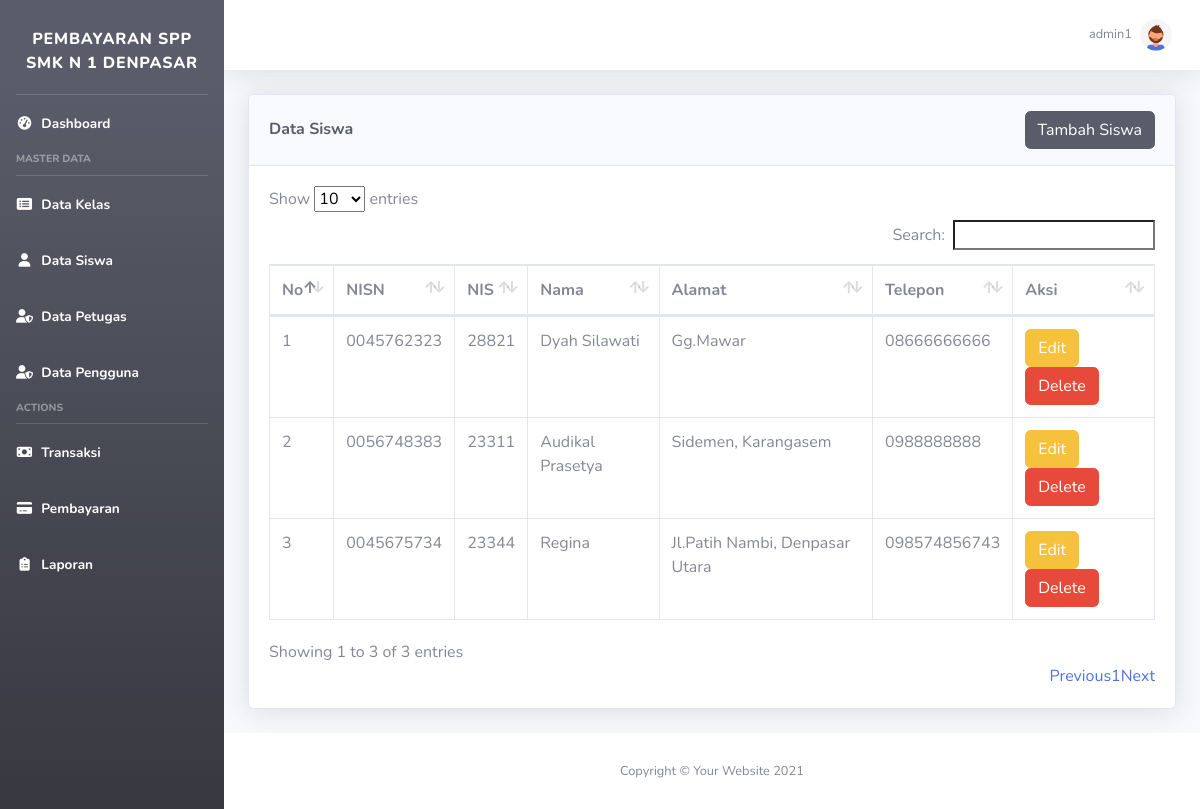
/public/siswa (signed in), run on the app's committed database.
### tables this page shows
CREATE TABLE `siswa` (
  `siswa_id` int(11) NOT NULL,
  `nisn` varchar(10) NOT NULL,
  `nis` varchar(5) NOT NULL,
  `nama` varchar(50) NOT NULL,
  `alamat` text NOT NULL,
  `telepon` varchar(14) NOT NULL,
  `kelas_id` int(11) NOT NULL,
  `pengguna_id` int(11) NOT NULL,
  `pembayaran_id` int(11) NOT NULL
);

### app/core/Controller.php (called while the page is built, shortened)
<?php
class Controller {
    public function view($view, $data = [])
    {
        require_once "../app/view/$view.php";
    }
    public function model($model)
    {
        return new $model;
    }
}

### app/controllers/Siswa.php (called while the page is built, shortened)
<?php
class Siswa extends Controller
{
    public function index()
    {
        $data['title'] = 'Siswa';
        $data['siswa'] = $this->model('Siswa_models')->getDataSiswa();
        $this->view("pages/siswa/index", $data);
    }
}

### app/core/App.php (called while the page is built, shortened)
<?php
class App {
    protected $controller = 'Dashboard',
              $method = "index",
              $params = [];
    public function __construct()
    {
        $this->controller = new $this->controller;
        call_user_func_array([$this->controller, $this->method], $this->params);
    }
}

### public/index.php (called while the page is built, shortened)
<?php
$app=new App();

### app/core/Model.php (called while the page is built, shortened)
<?php
class Model {
    private $host = DB_HOST,
            $user = DB_USER,
            $pass = DB_PASS,
            $db_name = DB_NAME,
            $dbh,
            $stmt;
    public function __construct()
    {
        $dsn = "mysql:host={$this->host};dbname={$this->db_name}";
        $options = [
            PDO::ATTR_PERSISTENT => true,
            PDO::ATTR_ERRMODE => PDO::ERRMODE_EXCEPTION
        ];
        try {
            $this->dbh = new PDO($dsn, $this->user, $this->pass, $options);
        } catch(PDOException $e) {
            die($e->getMessage());
        }
    }
    public function query($query)
    {
        $this->stmt = $this->dbh->prepare($query);
    }
    public function execute()
    {
        $this->stmt->execute();
    }
    public function all()
    {
        $this->execute();
        return $this->stmt->fetchAll(PDO::FETCH_ASSOC);
    }
}

### app/models/Siswa_models.php (called while the page is built, shortened)
<?php
class Siswa_models extends Model {
    private $tabel = "siswa",
            $db;
    public function __construct()
    {
        $this->db = new Model();
    }
    public function getDataSiswa()
    {
        $query = "SELECT * FROM siswa";
        $this->db->query($query);
        $this->db->execute();
        return $this->db->All();
    }
}

### app/view/pages/siswa/index.php (the view, shortened to what this page needs)
<div class="container-fluid">
    <div class="card shadow mb-4">
    <div class="card-header py-3 d-flex justify-content-between align-items-center">
        <h6 class="m-0 font-weight-bold text-dark">Data Siswa</h6>
        <a href="<?= BASE_URL ?>/siswa/create" class="btn btn-dark">Tambah Siswa</a>
    </div>
    <div class="card-body">
        <div class="table-responsive">
            <table class="table table-bordered" id="dataTable" width="100%" cellspacing="0">
                <thead>
                    <tr>
                        <th>No</th>
                        <th>NISN</th>
                        <th>NIS</th>
                        <th>Nama</th>
                        <th>Alamat</th>
                        <th>Telepon</th>
                        <th>Aksi</th>
                    </tr>
                </thead>
                <tbody>
                    <?php $i =1; ?>
                    <?php foreach ($data['siswa'] as $siswa) : ?>
                    <tr>
                        <td><?= $i ?></td>
                        <td><?= $siswa['nisn']?></td>
                        <td><?= $siswa['nis']?></td>
                        <td><?= $siswa['nama']?></td>
                        <td><?= $siswa['alamat']?></td>
                        <td><?= $siswa['telepon']?></td>
                        <td>
                            <a href="<?= BASE_URL; ?>/siswa/editForm/<?= $siswa['siswa_id']; ?>" class="btn btn-warning">Edit</a>
                            <a href="<?= BASE_URL; ?>/siswa/delete/<?= $siswa['siswa_id']; ?>" class="btn btn-danger">Delete</a>
                        </td>
                    </tr>
                    <?php $i++; ?>
                    <?php endforeach; ?>
                </tbody>
            </table>
        </div>
    </div>
</div>

### data on the page
siswa: nisn "0045762323", nis "28821", nama "Dyah Silawati", alamat "Gg.Mawar", telepon "08666666666"
siswa: nisn "0056748383", nis "23311", nama "Audikal Prasetya", alamat "Sidemen, Karangasem", telepon "0988888888"
siswa: nisn "0045675734", nis "23344", nama "Regina", alamat "Jl.Patih Nambi, Denpasar Utara", telepon "098574856743"

### other printed values
$_SESSION['userSession']['username'] "admin1"
